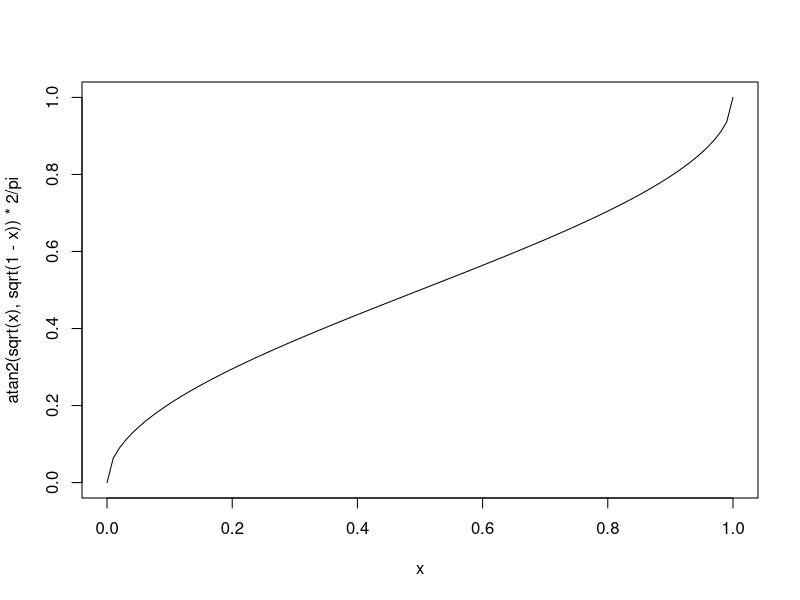
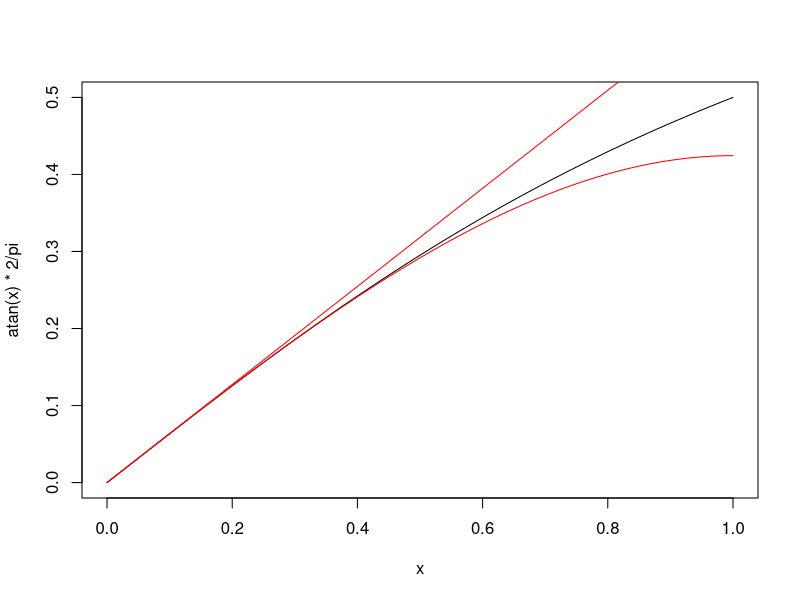

Here is the R script that generated these plots, in order:
N <- 2e3  # 2e6
M <- 10   # 2e4

pixels.latlon=cbind(runif(N,min=-180, max=-120), runif(N, min=50, max=85))
grwl.latlon=cbind(runif(M,min=-180, max=-120), runif(M, min=50, max=85))
#calculate the distance matrix
library(geosphere)
dist.matrix = distm(pixels.latlon, grwl.latlon, fun=distHaversine)
#Pick out the indices of the minimum distance
rnum=apply(dist.matrix, 1, which.min)

rnum
dist.matrix


x <- pixels.latlon[1, ]
y <- grwl.latlon[1, ]
d <- dist.matrix[1, 1]
x - y
d


# geosphere:::.pointsToMatrix
p1 <- pixels.latlon[1, ] * pi/180
p2 <- grwl.latlon[1, ] * pi/180

dLatLon_div2 <- (p2 - p1) / 2
a <- sin(dLatLon_div2[2]) ** 2 + cos(p1[2]) * cos(p2[2]) * sin(dLatLon_div2[1]) ** 2
dist <- 2 * atan2(sqrt(a), sqrt(1 - a)) * 6378137
dist
d


curve(atan2(sqrt(x), sqrt(1 - x)) * 2 / pi, from = 0, to = 1)

curve(atan(x) * 2 / pi, from = 0, to = 1)
curve(x * 2 / pi, from = 0, to = 1, col = "red", add = TRUE)
curve(x * (1 - x^2/3) * 2 / pi, from = 0, to = 1, col = "red", add = TRUE)

# distHaversine
## Multiply by toRad <- pi/180

r <- 6378137
p = cbind(p1[1], p1[2], p2[1], p2[2], as.vector(r))
dLat <- p[, 4] - p[, 2]
dLon <- p[, 3] - p[, 1]
a <- sin(dLat/2) * sin(dLat/2) + cos(p[, 2]) * cos(p[, 4]) *
  sin(dLon/2) * sin(dLon/2)
a <- pmin(a, 1)
dist <- 2 * atan2(sqrt(a), sqrt(1 - a)) * p[, 5]
return(as.vector(dist))
